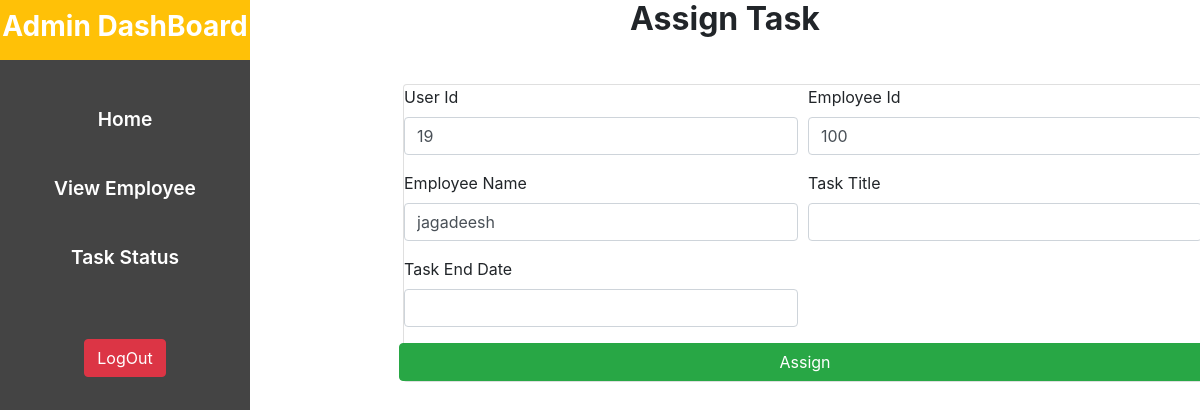
The app's page /assign_task/1 with its own data.
### mysite/models.py (models this page shows, shortened)
class employee(models.Model):
    user = models.OneToOneField(User,on_delete=models.CASCADE)
    employee_id=models.IntegerField()
    department_name=models.CharField(max_length=30)
    employee_name=models.CharField(max_length=30)
    employee_email=models.CharField(max_length=30)
    employee_address=models.CharField(max_length=30)
    employee_doj=models.CharField(max_length=30)
    profile=models.ImageField()
    status=models.BooleanField(default=False)
    added_on =models.DateTimeField(auto_now_add=True,null=True)
    update_on = models.DateTimeField(auto_now=True,null=True)

### mysite/views.py (the view, shortened to what this page needs)
# urls.py: path("assign_task/<int:id>",views.assign_task,name="assign_task"),
def assign_task(request,id):
    data=employee.objects.get(id=id)
    return render(request,"assigntask.html",{"data":data})

### template/assigntask.html (shortened to what this page needs)
{% extends 'base.html' %}
{% block content %}
{% include "dashboard.html" %}
<section>
  <div class="container">
      <h2 class="text-center font-weight-bold">Assign Task</h2>
      <div class="card "style="width: 50rem; ">
          <form method="POST" class="needs-validation" novalidate autocomplete="off" >
              <div class="form-row">
                <div class="col-md-6 mb-3">
                  <label for="validationCustom03">User Id</label>
                  <input type="text" class="form-control" name="id"  value="{{data.user_id}}" id="validationCustom03" required>
                </div>
                <div class="col-md-6 mb-3">
                    <label for="validationCustom03">Employee Id</label>
                    <input type="text" class="form-control" name="employeeid"  value="{{data.employee_id}}" id="validationCustom03" required>
                  </div>
                  <div class="col-md-6 mb-3">
                    <label for="validationCustom03">Employee Name</label>
                    <input type="text" class="form-control" name="employeename"  value="{{data.employee_name}}" id="validationCustom03" required>
                  </div>
                <div class="col-md-6 mb-3">
                    <label for="validationCustom03">Task Title</label>
                    <input type="text" class="form-control" name="tasktitle" id="validationCustom03" required>
                  </div>
                <div class="col-md-6 mb-3">
                  <label for="validationCustom03">Task End Date</label>
                  <input type="text" class="form-control" name="taskenddate" id="validationCustom03" required>
                </div>
                          <button type="submit" class="btn btn-success btn-block" >
                              Assign
                          </button>
            </form>
  </div>
</body>
</html>
{% endblock %}

### static/style/style.css (style rules this page uses)
* { margin: 0; padding: 0; box-sizing: border-box; }
html { scroll-behavior: smooth; }
body { font-family: 'Open Sans', sans-serif; font-size: 14px; font-weight: 400; line-height: 20px; }
.container { width: 100%; max-width: 1440px; margin: 0 auto; padding: 0 15px; }
html { height: 100%; }
body { font-family: 'Open Sans', sans-serif; display: flex; flex-direction: column; min-height: 100%; }

### template/assigntask.html (style rules this page uses)
.card { margin-left: 15%; margin-top: 5%; }

### template/dashboard.html (style rules this page uses)
html { scroll-behavior: smooth; }
section { margin-left: 250px; }

### records on screen
employee: id "19", employeeid "100", employeename "jagadeesh"
